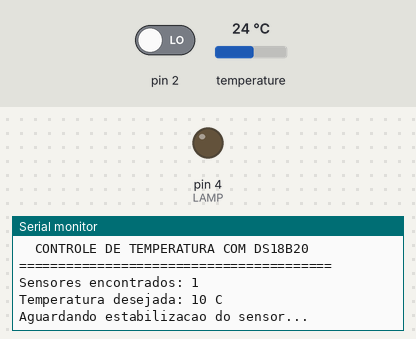
Bench run of a sketch on a simulated Arduino Uno, built with avr-gcc and run on an emulated ATmega328P. On the bench: output pins drawn as LEDs (lit = HIGH), the last lines printed to the serial monitor. The test bench sets the inputs (shaded band); at power-on: temperature 24 °C, pin 2 LOW.

Above: at 1.3 s.
1.4 s: temperature set to 1 °C
At 2.4 s:
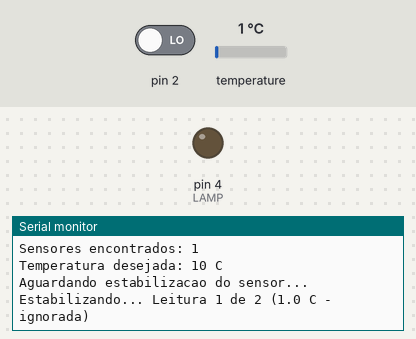
4.2 s: temperature set to 12 °C
At 5.6 s:
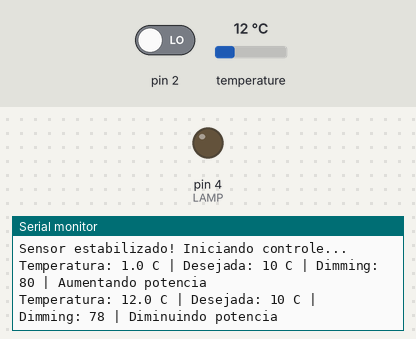
Timing chart, 0 to 7.2 s (numbered marks = the images above; inputs shaded):
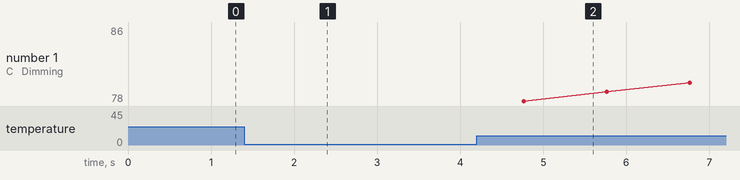

The sketch:

AnguloDeFaseDelta.ino
```cpp
#include <OneWire.h>
#include <DallasTemperature.h>

// ---------------------- Configuração do sensor ----------------------
#define ONE_WIRE_BUS 3
OneWire oneWire(ONE_WIRE_BUS);
DallasTemperature sensors(&oneWire);

// ---------------------- Configuração do TRIAC -----------------------
int LAMP = 4;              // Saída para optoacoplador do TRIAC (MOC3021 por ex.)
volatile int dimming = 80; // 6 (máxima potência) até 116 (mínima potência)

// ---------------------- Controle de temperatura ---------------------
int tempref = 10; // Temperatura desejada
float tempc = 0;  // Temperatura atual
int absoluto = 0;
int var = 1;

// ---------------------- Temporização ---------------------
unsigned long lastTempRead = 0;
const unsigned long tempInterval = 1000; // 1s

// ---------------------- Estabilização do sensor ---------------------
int contadorLeituras = 0;
bool sensorEstabilizado = false;

// ---------------------- Setup ----------------------------
void setup() {
  Serial.begin(9600);
  Serial.println("========================================");
  Serial.println("  CONTROLE DE TEMPERATURA COM DS18B20");
  Serial.println("========================================");
  Serial.println();

  // Inicia o sensor
  sensors.begin();

  // Verifica se o sensor foi encontrado
  int numSensores = sensors.getDeviceCount();
  Serial.print("Sensores encontrados: ");
  Serial.println(numSensores);

  if (numSensores == 0) {
    Serial.println("ERRO: Nenhum sensor encontrado!");
    Serial.println("Verifique as conexoes:");
    Serial.println("- GND sensor -> GND Arduino");
    Serial.println("- VCC sensor -> 5V Arduino");
    Serial.println("- DQ sensor -> Pino A0");
    Serial.println("- Resistor 4.7k entre DQ e VCC");
    Serial.println();
    while(1); // Para a execução
  }

  Serial.print("Temperatura desejada: ");
  Serial.print(tempref);
  Serial.println(" C");
  Serial.println();
  Serial.println("Aguardando estabilizacao do sensor...");
  Serial.println();

  pinMode(LAMP, OUTPUT);

  // Interrupção no pino 2 (INT0) — Zero-cross detectado na borda de subida
  attachInterrupt(digitalPinToInterrupt(2), zero_crosss_int, RISING);
}

// ---------------------- Loop -----------------------------
void loop() {
  unsigned long now = millis();

  // Faz leitura da temperatura a cada tempInterval
  if (now - lastTempRead >= tempInterval) {
    lastTempRead = now;

    sensors.requestTemperatures();
    tempc = sensors.getTempCByIndex(0);

    // Verifica se a leitura é válida
    if (tempc == DEVICE_DISCONNECTED_C) {
      Serial.println("ERRO: Falha na leitura do sensor!");
      return;
    }

    // Ignora as duas primeiras leituras
    if (!sensorEstabilizado) {
      if (contadorLeituras < 2) {
        Serial.print("Estabilizando... Leitura ");
        Serial.print(contadorLeituras + 1);
        Serial.print(" de 2 (");
        Serial.print(tempc, 1);
        Serial.println(" C - ignorada)");
        contadorLeituras++;
        return;
      } else {
        sensorEstabilizado = true;
        Serial.println("Sensor estabilizado! Iniciando controle...");
        Serial.println();
      }
    }

    // Exibe temperatura atual
    Serial.print("Temperatura: ");
    Serial.print(tempc, 1);
    Serial.print(" C | Desejada: ");
    Serial.print(tempref);
    Serial.print(" C | Dimming: ");
    Serial.print(dimming);

    // Calcula diferença absoluta
    absoluto = abs((int)tempc - tempref);

    // Define variação baseada na diferença
    if (absoluto > 10) {
      var = 5;
    } else if (absoluto > 5) {
      var = 2;
    } else {
      var = 1;
    }

    // Controle de temperatura
    if (tempc < tempref) {
      // Precisa aquecer mais
      dimming -= var;
      if (dimming < 6) dimming = 6; // limite inferior
      Serial.print(" | Aumentando potencia");
    }
    else if (tempc > tempref) {
      // Está quente demais
      dimming += var;
      if (dimming > 116) dimming = 116; // limite superior
      Serial.print(" | Diminuindo potencia");
    } else {
      Serial.print(" | Temperatura OK");
    }

    Serial.println();
  }
}

// ---------------------- Interrupção de zero-cross --------
void zero_crosss_int() {
  int atraso = (int)(dimming * 65); // 65us ≈ 8,33ms / 128 passos
  delayMicroseconds(atraso);
  digitalWrite(LAMP, HIGH);
  delayMicroseconds(100); // pulso de disparo
  digitalWrite(LAMP, LOW);
}
```

Measured:
- after the input at 1.4 s, the serial monitor: prints a new line after 0.36 s (image 1)
- after the input at 4.2 s, the serial monitor: prints a new line after 0.57 s (image 2)
